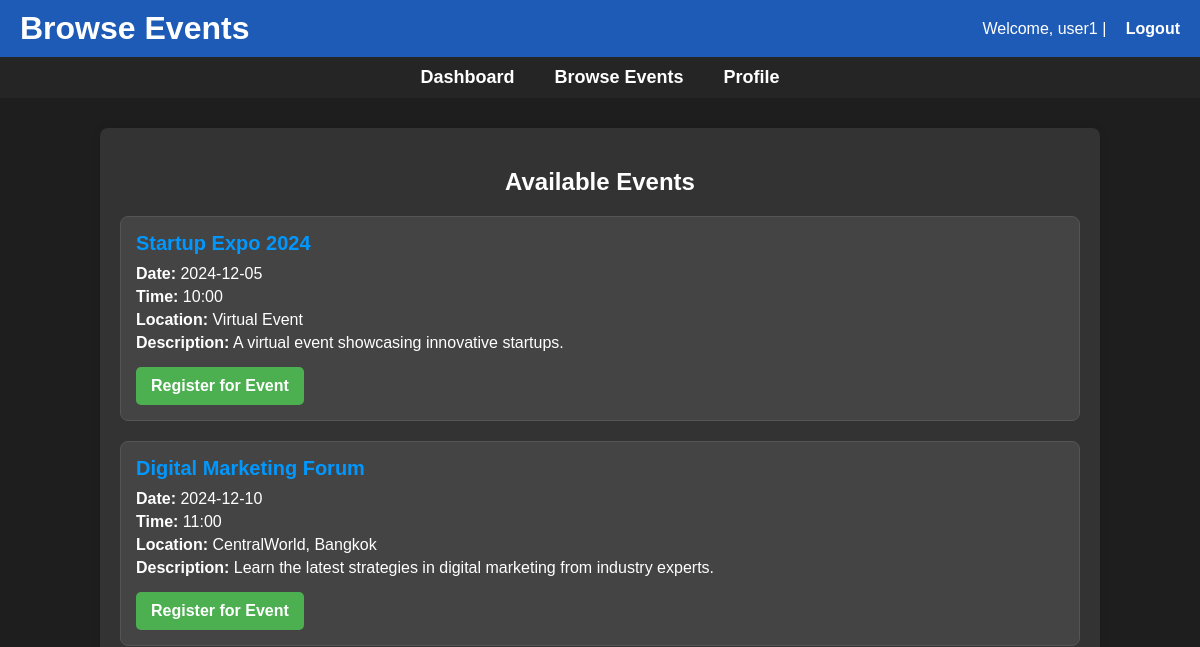
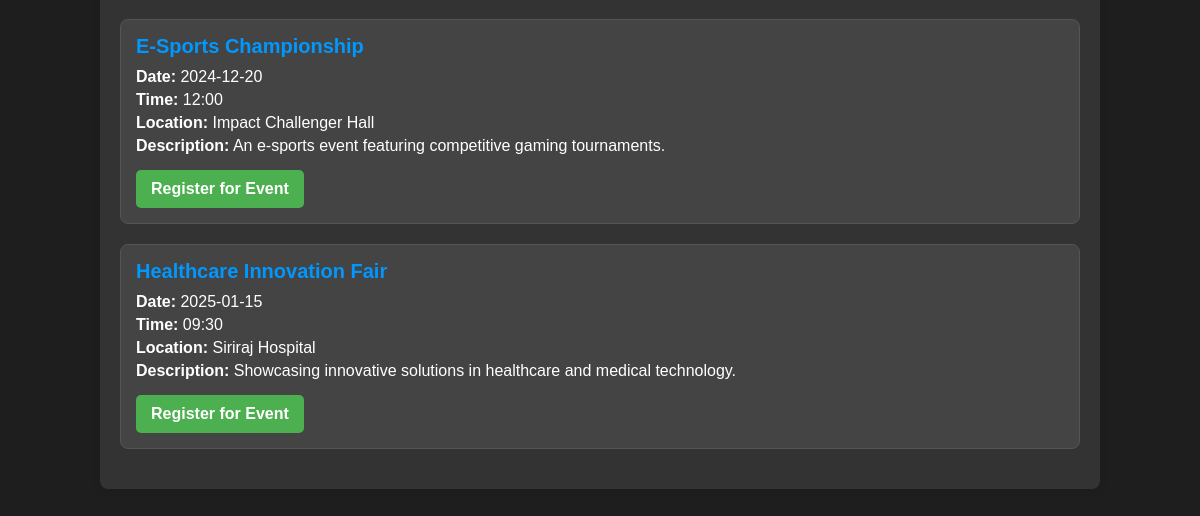
/user/user.php (signed in), run on an earlier commit of the app's database (2 pictures, top to bottom).
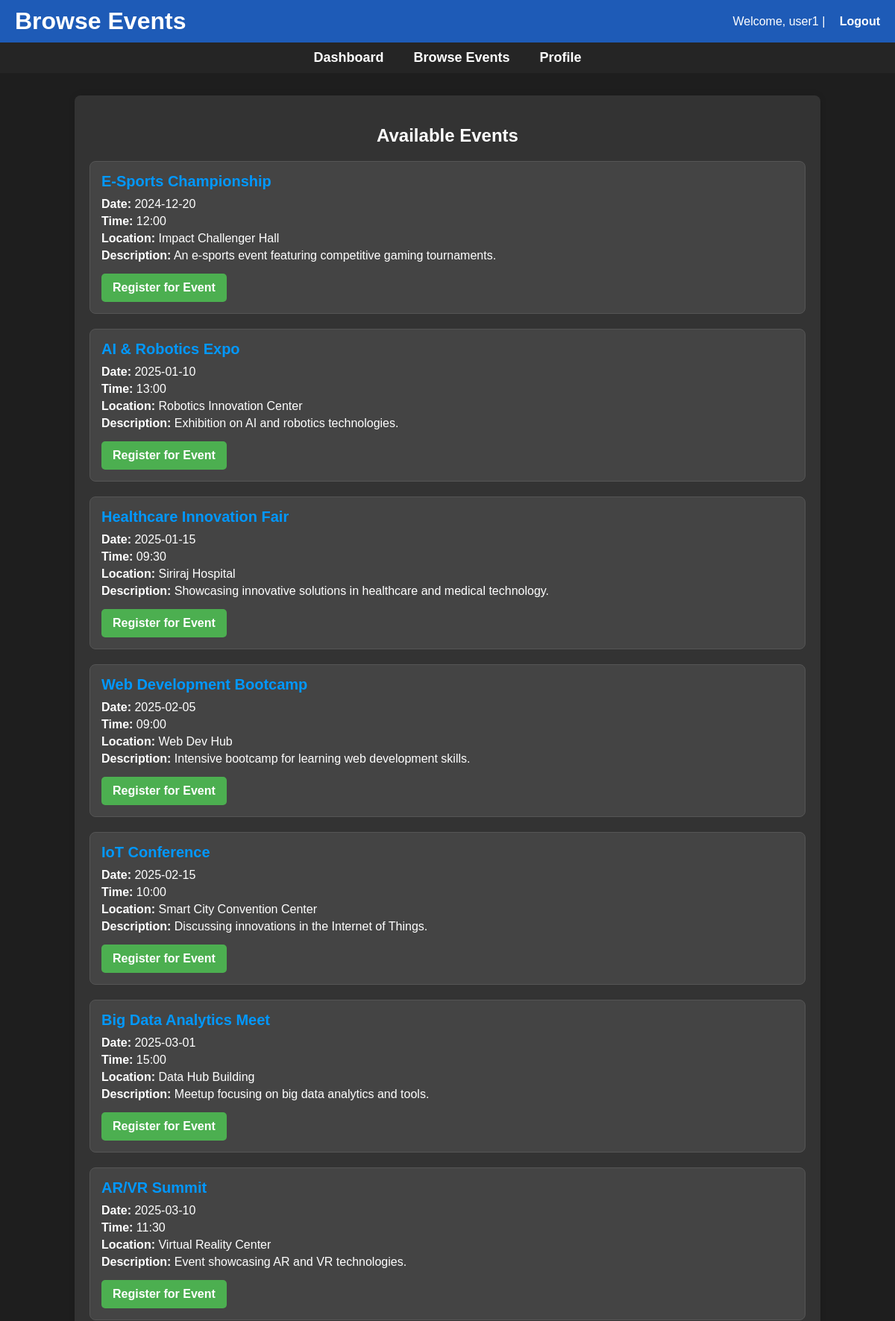
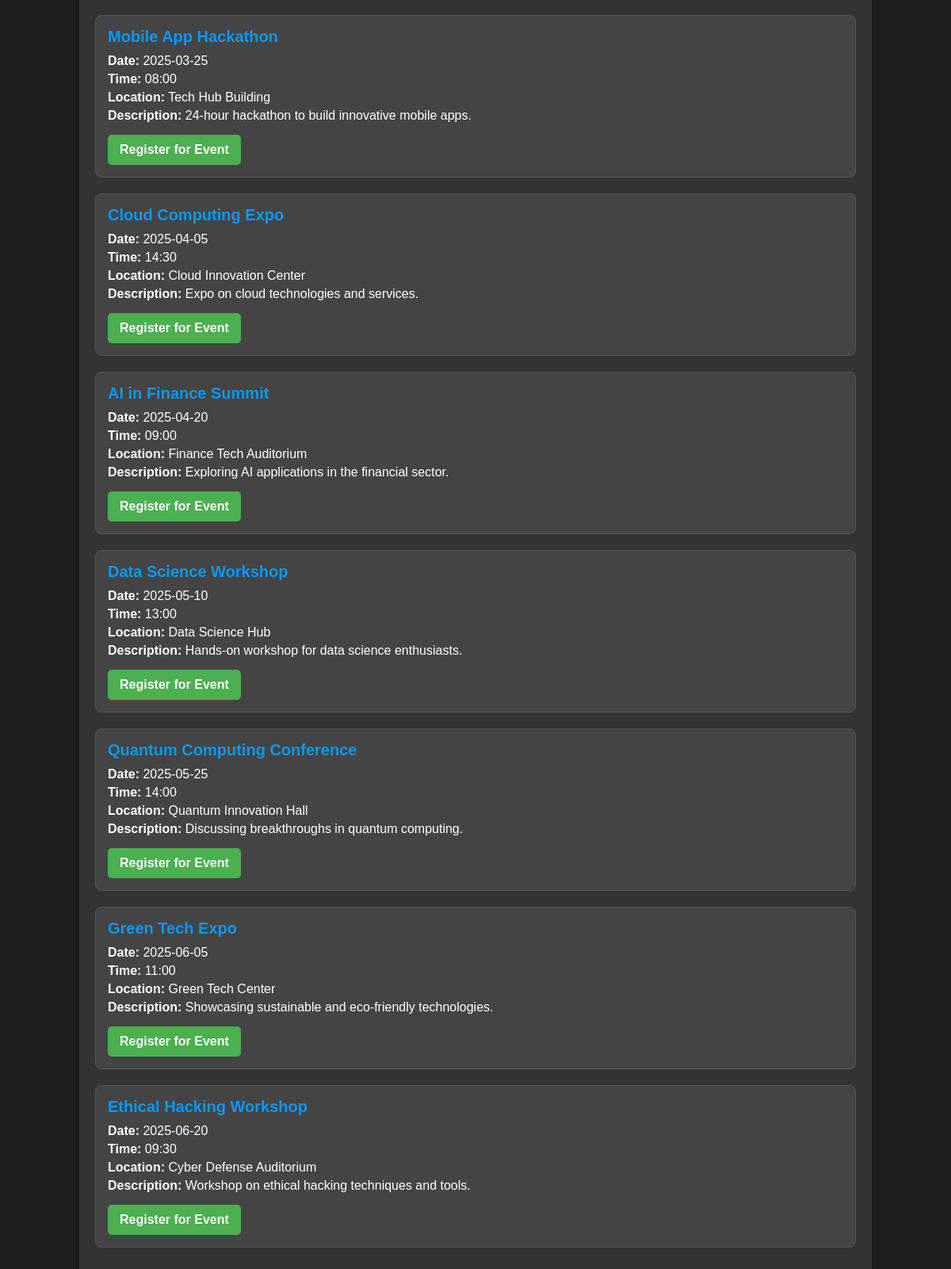
And on a later commit of the database (2 pictures, top to bottom).
### tables this page shows
CREATE TABLE `events` (
  `event_id` int(11) NOT NULL,
  `event_name` varchar(100) NOT NULL,
  `event_date` date NOT NULL,
  `event_time` time NOT NULL,
  `location` varchar(100) DEFAULT NULL,
  `description` text,
  `organizer_id` int(11) DEFAULT NULL,
  `location_id` int(11) DEFAULT NULL
);

### user/user.php (the view, shortened to what this page needs)
<?php
include '../config/db_connect.php';
$user_id = $_SESSION['user_id'];
$query = "
    SELECT e.event_id, e.event_name, e.event_date, e.event_time, e.location, e.description
    FROM events e
    LEFT JOIN attendees a ON e.event_id = a.event_id AND a.user_id = ?
    WHERE a.user_id IS NULL AND e.event_date >= CURDATE()
    ORDER BY e.event_date ASC, e.event_time ASC";
$stmt = $conn->prepare($query);
$stmt->bind_param("i", $user_id);
$stmt->execute();
$result = $stmt->get_result();
$events = [];
if ($result->num_rows > 0) {
    while ($row = $result->fetch_assoc()) {
        $events[] = $row;
    }
}
?>
<!DOCTYPE html>
<html lang="en">
<head>
    <link rel="stylesheet" href="../assets/css/style.css">
</head>
<body>
    <header>
        <h1>Browse Events</h1>
        <p>Welcome, <?php echo htmlspecialchars($_SESSION['username']); ?> | <a href="../auth/logout.php">Logout</a></p>
    </header>
    <nav>
        <a href="user_dashboard.php">Dashboard</a>
        <a href="user.php">Browse Events</a>
        <a href="user_profile.php">Profile</a>
    </nav>
    <div class="container">
        <h2>Available Events</h2>
        <?php if (!empty($events)): ?>
            <?php foreach ($events as $event): ?>
                <div class="event-card">
                    <h3><?php echo htmlspecialchars($event['event_name']); ?></h3>
                    <p><strong>Date:</strong> <?php echo date('Y-m-d', strtotime($event['event_date'])); ?></p>
                    <p><strong>Time:</strong> <?php echo date('H:i', strtotime($event['event_time'])); ?></p>
                    <p><strong>Location:</strong> <?php echo htmlspecialchars($event['location']); ?></p>
                    <p><strong>Description:</strong> <?php echo htmlspecialchars($event['description']); ?></p>
                    <form action="register_event.php" method="POST">
                        <button type="submit" class="register-btn">Register for Event</button>
                    </form>
                </div>
            <?php endforeach; ?>
        <?php else: ?>
            <p>No available events to register.</p>
        <?php endif; ?>
    </div>
</body>
</html>

What changed in the data, as far as the page shows it:
no longer on this page (row unchanged): events: event_name "Startup Expo 2024", event_date "2024-12-05", event_time "10:00", location "Virtual Event", description "A virtual event showcasing innovative startups."
no longer on this page (row unchanged): events: event_name "Digital Marketing Forum", event_date "2024-12-10", event_time "11:00", location "CentralWorld, Bangkok", description "Learn the latest strategies in digital marketing from industry experts."
added events: event_name "AI & Robotics Expo", event_date "2025-01-10", event_time "13:00", location "Robotics Innovation Center", description "Exhibition on AI and robotics technologies."
added events: event_name "Web Development Bootcamp", event_date "2025-02-05", event_time "09:00", location "Web Dev Hub", description "Intensive bootcamp for learning web development skills."
added events: event_name "IoT Conference", event_date "2025-02-15", event_time "10:00", location "Smart City Convention Center", description "Discussing innovations in the Internet of Things."
added events: event_name "Big Data Analytics Meet", event_date "2025-03-01", event_time "15:00", location "Data Hub Building", description "Meetup focusing on big data analytics and tools."
added events: event_name "AR/VR Summit", event_date "2025-03-10", event_time "11:30", location "Virtual Reality Center", description "Event showcasing AR and VR technologies."
added events: event_name "Mobile App Hackathon", event_date "2025-03-25", event_time "08:00", location "Tech Hub Building", description "24-hour hackathon to build innovative mobile apps."
added events: event_name "Cloud Computing Expo", event_date "2025-04-05", event_time "14:30", location "Cloud Innovation Center", description "Expo on cloud technologies and services."
added events: event_name "AI in Finance Summit", event_date "2025-04-20", event_time "09:00", location "Finance Tech Auditorium", description "Exploring AI applications in the financial sector."
added events: event_name "Data Science Workshop", event_date "2025-05-10", event_time "13:00", location "Data Science Hub", description "Hands-on workshop for data science enthusiasts."
added events: event_name "Quantum Computing Conference", event_date "2025-05-25", event_time "14:00", location "Quantum Innovation Hall", description "Discussing breakthroughs in quantum computing."
added events: event_name "Green Tech Expo", event_date "2025-06-05", event_time "11:00", location "Green Tech Center", description "Showcasing sustainable and eco-friendly technologies."
added events: event_name "Ethical Hacking Workshop", event_date "2025-06-20", event_time "09:30", location "Cyber Defense Auditorium", description "Workshop on ethical hacking techniques and tools."
